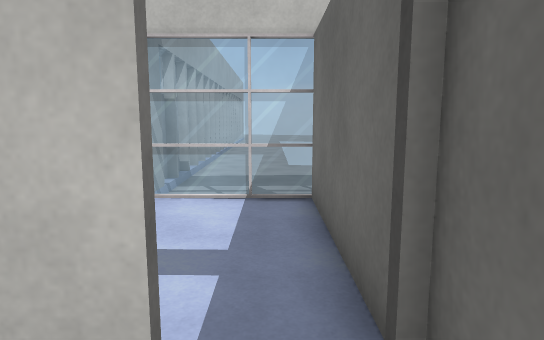
View 1 (above)

24 first-person views from a walk through a Unity game level. The camera is 1.5 m above the floor, tilts 8° down and sees 75° across. The floor is counted in squares, 1 m on a side. Each view is taken from the middle of a square. On the plan, view 1 faces up. The plan holds only what a view shows up to about 16 squares ahead; the rest is blank. The place goes on beyond the plan. Surface patterns are stand-ins for the level's own textures.

View 2
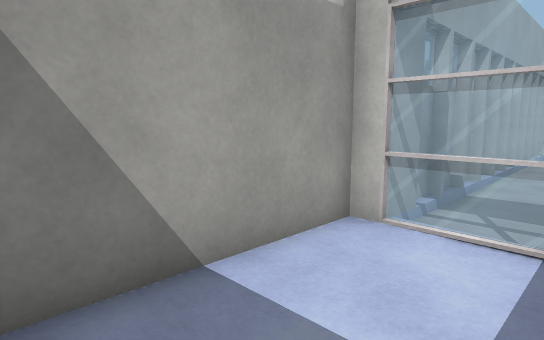

View 3
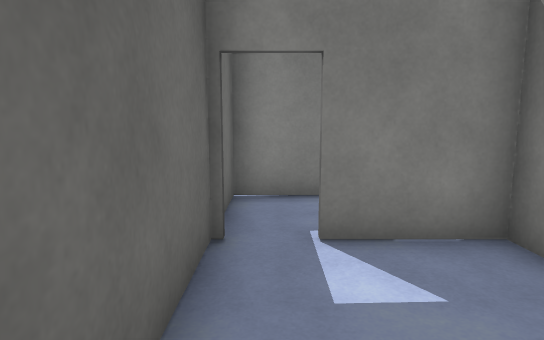

View 4
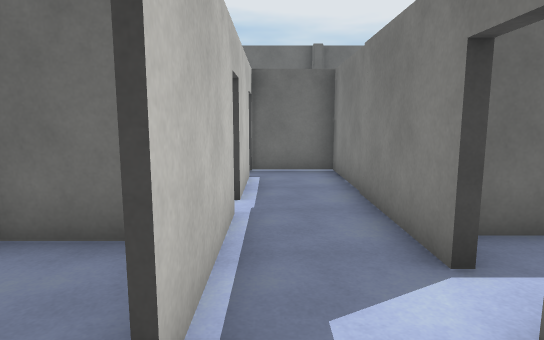

View 5
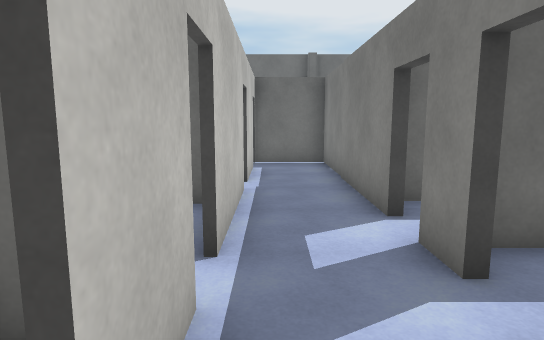

View 6
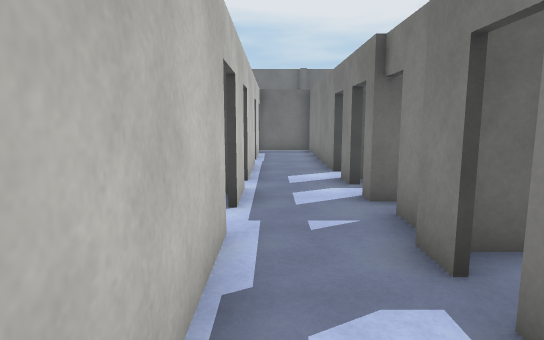

View 7
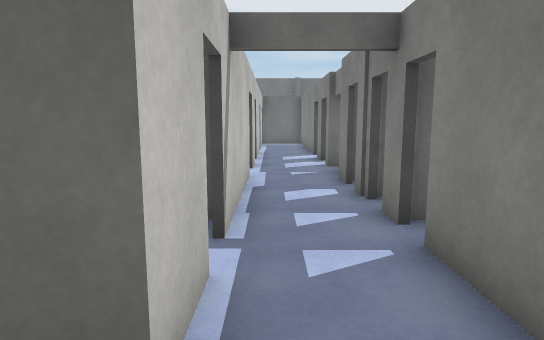

View 8
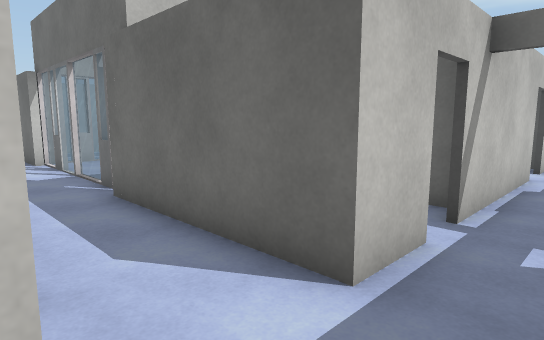

View 9
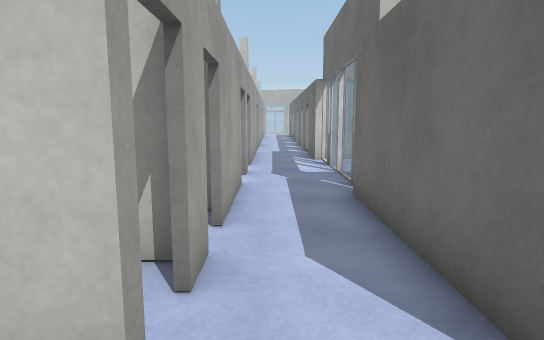

View 10
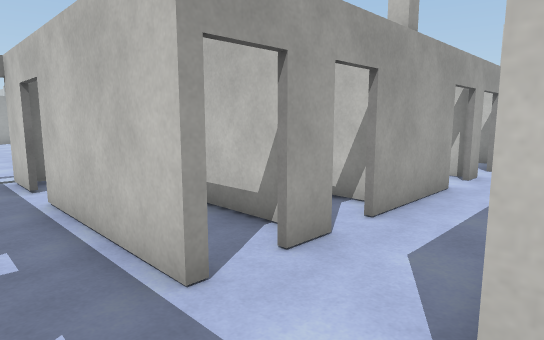

View 11
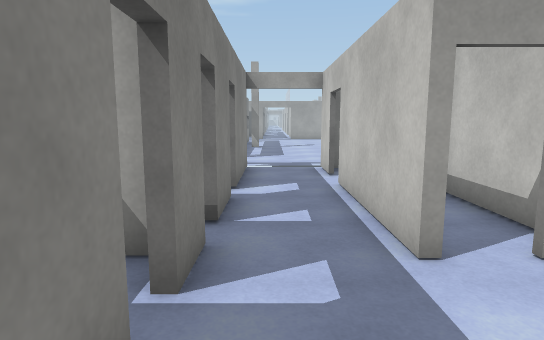

View 12
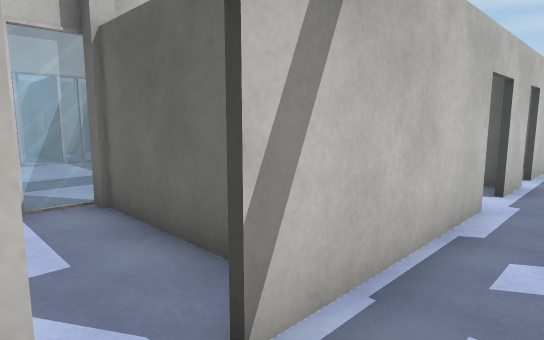

View 13
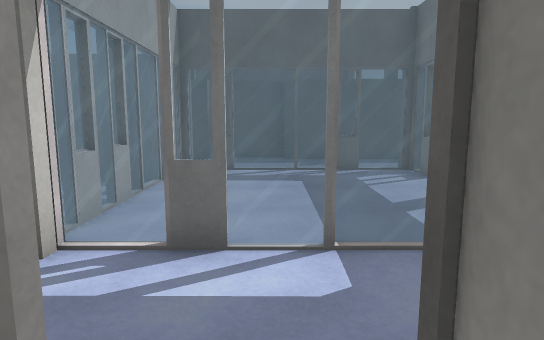

View 14
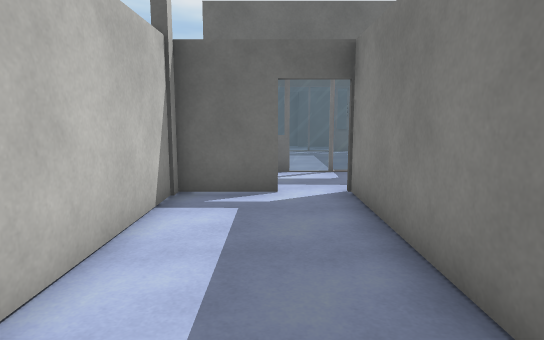

View 15
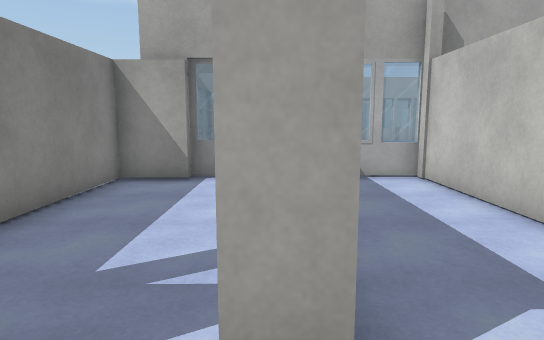

View 16
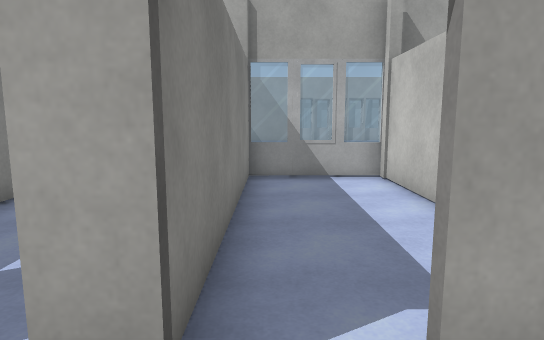

View 17
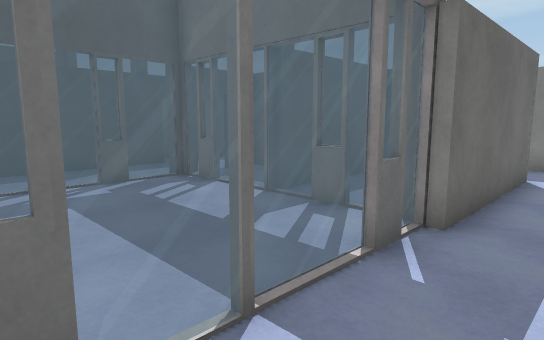

View 18
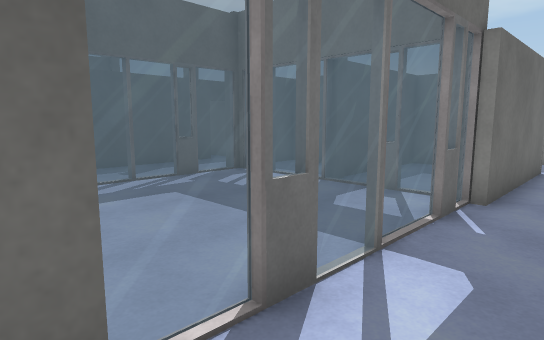

View 19
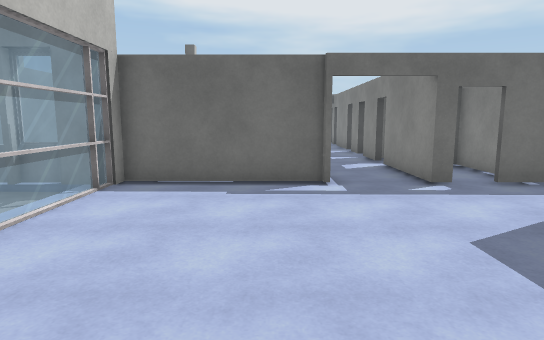

View 20
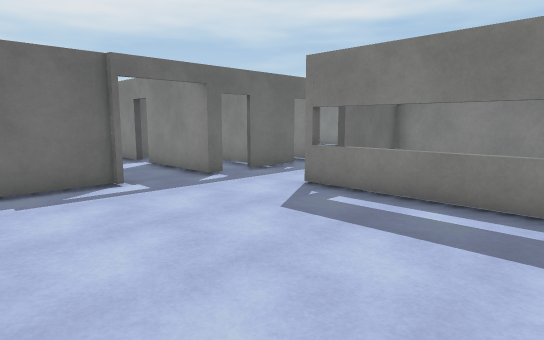

View 21
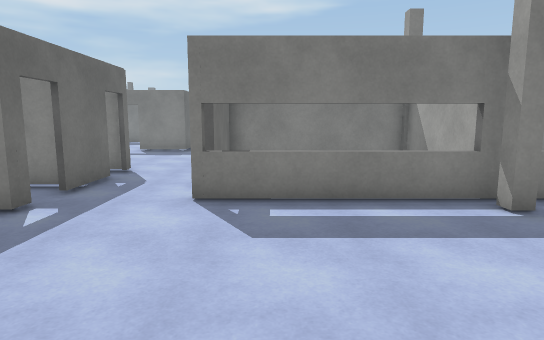

View 22
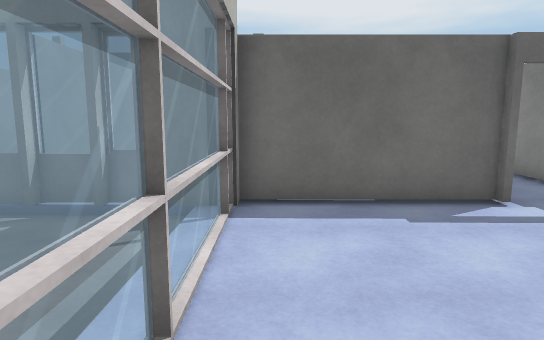

View 23
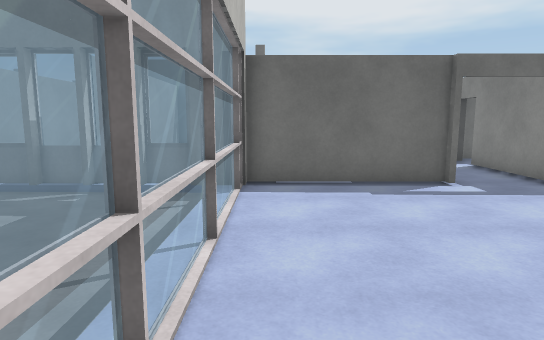

View 24
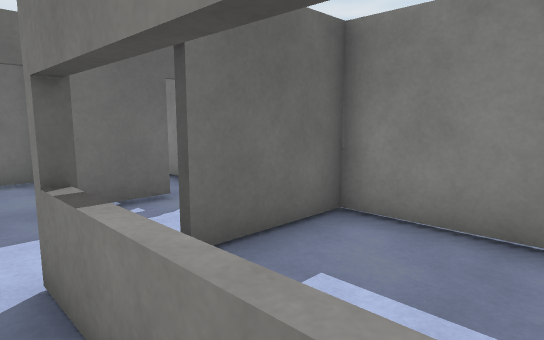

### Floor plan
Key: @ floor where view 1 was taken; # wall or solid block; x gap in a wall; . main floor; - floor 0.25 m lower than the main floor; = window, fence, low wall or low ledge; T thing the floor can be seen under or through.
Columns run from 39 left of view 1 to 1 right of it. Each row starts with its distance up from view 1.
 14         #########..####=###  #      ##
 13         =.......#..=.....=   #      #---
 12        -=.......#..=.....=...#      #----
 11       --=..........=......=..#      #----
 10      ---#########..=.....=...#      #----
  9     ----#..........=.....#...#      #----
  8    -----#.......#..=.....=...#      ##---
  7  ========#......#..#=###=TT..#      #===#
  6 . .......########..#..T   T..#      #...#
  5 . .......#     .x..#..#  .x..##     #...#
  4   .......#   ####..#..#  ##     .#  #...#
  3 .........#     =#..#..#      # ..#  #...#
  2 .........##.#####..##.#####..#.####.###.#
  1 ........................................#
  0 .......................................@#
 -1 #........####x#x#######.#####xx#.########
 -2 #=====......# # #         #   .#.##
 -3 #  ..x..#####                    #
 -4 # ...#..#..
 -5 # ...#.....
 -6 ###### ..###
 -7        ...
 -8        ...
 -9        ...
-10         ..
-11         ..

Positions as (right, up) in squares from view 1, and headings:
1: (0, 0), facing up
2: (0, 2), facing up-left
3: (0, 6), facing down
4: (-10, 1), facing right
5: (-12, 1), facing right
6: (-17, 1), facing right
7: (-22, 1), facing right
8: (-23, 0), facing up-right
9: (-22, 0), facing up
10: (-20, 0), facing up-left
11: (-19, 0), facing left
12: (-19, 0), facing up-right
13: (-24, 11), facing right
14: (-30, 12), facing right
15: (-21, 10), facing left
16: (-21, 11), facing left
17: (-22, 12), facing down-right
18: (-22, 14), facing down-right
19: (-39, 3), facing right
20: (-39, 5), facing down-right
21: (-35, 5), facing down
22: (-37, 6), facing right
23: (-39, 6), facing right
24: (-37, -1), facing down-right
